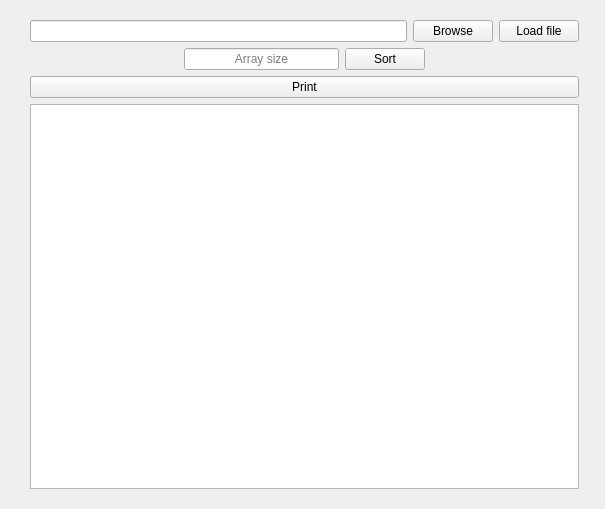
<?xml version="1.0" encoding="UTF-8"?>
<ui version="4.0">
 <class>MainWindow</class>
 <widget class="QMainWindow" name="MainWindow">
  <property name="geometry">
   <rect>
    <x>0</x>
    <y>0</y>
    <width>605</width>
    <height>509</height>
   </rect>
  </property>
  <property name="windowTitle">
   <string>MainWindow</string>
  </property>
  <widget class="QWidget" name="centralWidget">
   <widget class="QWidget" name="verticalLayoutWidget">
    <property name="geometry">
     <rect>
      <x>19</x>
      <y>9</y>
      <width>571</width>
      <height>491</height>
     </rect>
    </property>
    <layout class="QVBoxLayout" name="verticalLayout">
     <item>
      <layout class="QHBoxLayout" name="horizontalLayout">
       <item>
        <widget class="QLineEdit" name="adressInput"/>
       </item>
       <item>
        <widget class="QPushButton" name="browseBtn">
         <property name="text">
          <string>Browse</string>
         </property>
        </widget>
       </item>
       <item>
        <widget class="QPushButton" name="loadBtn">
         <property name="text">
          <string>Load file</string>
         </property>
        </widget>
       </item>
      </layout>
     </item>
     <item>
      <layout class="QHBoxLayout" name="horizontalLayout_2">
       <item>
        <spacer name="horizontalSpacer">
         <property name="orientation">
          <enum>Qt::Horizontal</enum>
         </property>
         <property name="sizeHint" stdset="0">
          <size>
           <width>40</width>
           <height>20</height>
          </size>
         </property>
        </spacer>
       </item>
       <item>
        <widget class="QLineEdit" name="sizeInput">
         <property name="alignment">
          <set>Qt::AlignCenter</set>
         </property>
         <property name="placeholderText">
          <string>Array size</string>
         </property>
        </widget>
       </item>
       <item>
        <widget class="QPushButton" name="sortBtn">
         <property name="text">
          <string>Sort</string>
         </property>
        </widget>
       </item>
       <item>
        <spacer name="horizontalSpacer_2">
         <property name="orientation">
          <enum>Qt::Horizontal</enum>
         </property>
         <property name="sizeHint" stdset="0">
          <size>
           <width>40</width>
           <height>20</height>
          </size>
         </property>
        </spacer>
       </item>
      </layout>
     </item>
     <item>
      <widget class="QPushButton" name="printBtn">
       <property name="text">
        <string>Print</string>
       </property>
      </widget>
     </item>
     <item>
      <widget class="QTextEdit" name="arrayOutput"/>
     </item>
    </layout>
   </widget>
  </widget>
 </widget>
 <layoutdefault spacing="6" margin="11"/>
 <resources/>
 <connections/>
</ui>
